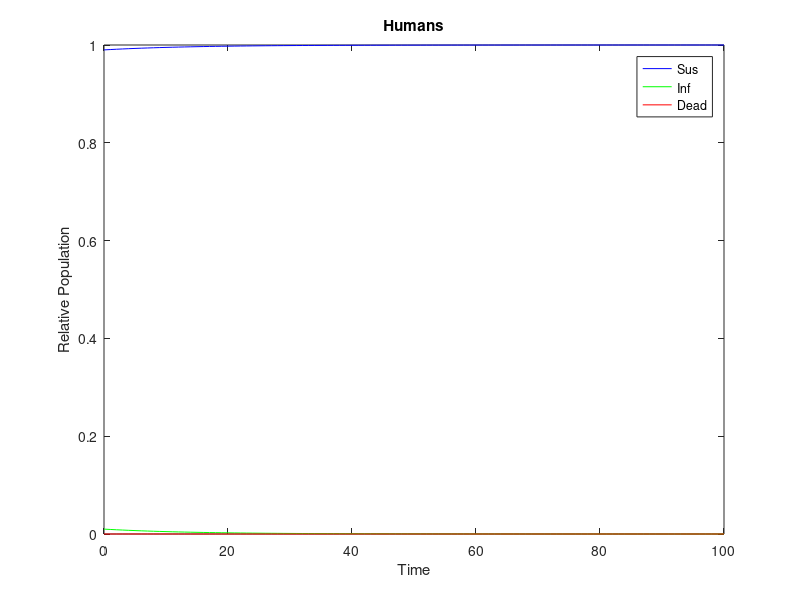
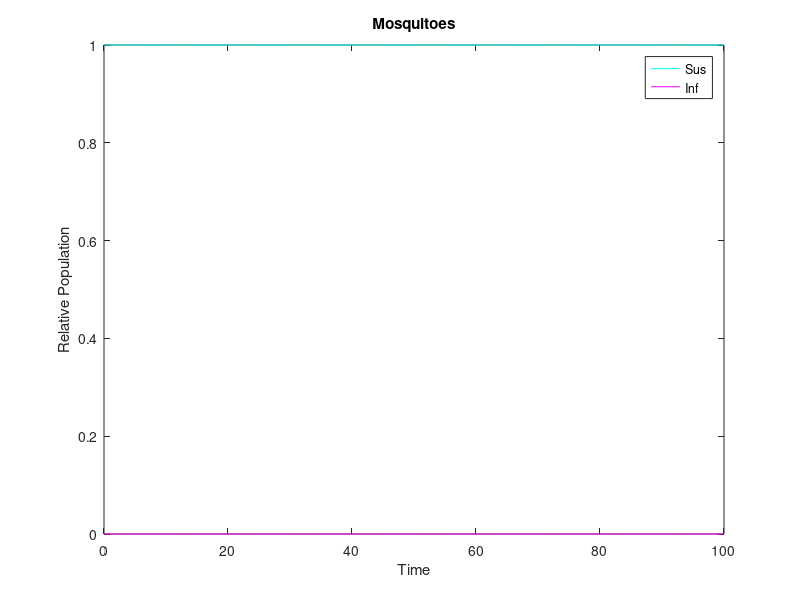

Reproduce these figures in MATLAB, in order.
function PlotODEs

% Creates Timespace
t = linspace(0,100,101);

% Ratio of mosquitos to humans
M = 1;

% Set Rates
r = 1/14;
%r = 0.001;
i = 1/20;
%i = 0.00001;
d = 0;
c = 1/6;
%c = 0.002;
%b = 1/2;
b = 0.00002;

% Set initial values
x0 = [0.99;0.01;0;1*M;0*M];
x1 = [0.5;0.5;0;0.5*M;0.5*M];
x2 = [(r*(b+c))/(b*(i+r));(b*i-c*r)/(b*(i+r));0;(c*(i+r))/(i*(b+c));(b*i-c*r)/(i*(b+c))];

% Create non-linear ODE
f = @(t,x) [r*x(2)-i*x(1)*x(5);-(r+d)*x(2)+i*x(1)*x(5);d*x(2); ... 
    c*x(5)-b*x(2)*x(4);-c*x(5)+b*x(2)*x(4)];

% Solve ODE using ode45
opts = odeset('RelTol',1e-3, 'AbsTol' ,1e-6);
[t,x] = ode45(f,t,x0,opts);

% Plot humans
figure;
plot(t,x(:,1),'b-',t,x(:,2),'g-',t,x(:,3),'r-');
hold on
%plot(t,ones(size(t))*x2(1),'b--')
%plot(t,ones(size(t))*x2(2),'g--')
%plot(t,ones(size(t))*x2(3),'r--')
xlabel('Time'); ylabel('Relative Population')
legend('Sus','Inf','Dead')
title('Humans')

% Plot mosquitos
figure;
plot(t,x(:,4),'c-',t,x(:,5),'m-');
hold on
%plot(t,ones(size(t))*x2(4),'c--')
%plot(t,ones(size(t))*x2(5),'m--')
xlabel('Time'); ylabel('Relative Population')
legend('Sus','Inf')
title('Mosquitoes')

end
